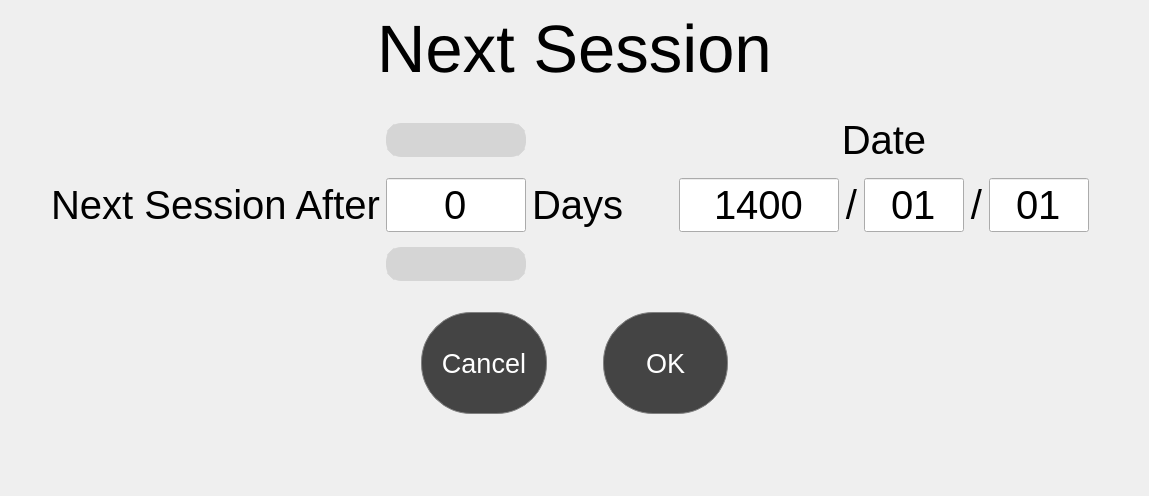
      <widget class="QWidget" name="nextSessionPage">
       <layout class="QVBoxLayout" name="verticalLayout_21">
        <item>
         <layout class="QVBoxLayout" name="verticalLayout_2" stretch="1,3,0,1">
          <property name="bottomMargin">
           <number>0</number>
          </property>
          <item>
           <layout class="QHBoxLayout" name="horizontalLayout_9">
            <item>
             <spacer name="horizontalSpacer_36">
              <property name="orientation">
               <enum>Qt::Horizontal</enum>
              </property>
              <property name="sizeHint" stdset="0">
               <size>
                <width>40</width>
                <height>20</height>
               </size>
              </property>
             </spacer>
            </item>
            <item>
             <widget class="QLabel" name="lblHeaderNextSession">
              <property name="font">
               <font>
                <family>Arial</family>
                <pointsize>50</pointsize>
               </font>
              </property>
              <property name="text">
               <string>Next Session</string>
              </property>
             </widget>
            </item>
            <item>
             <spacer name="horizontalSpacer_35">
              <property name="orientation">
               <enum>Qt::Horizontal</enum>
              </property>
              <property name="sizeHint" stdset="0">
               <size>
                <width>40</width>
                <height>20</height>
               </size>
              </property>
             </spacer>
            </item>
           </layout>
          </item>
          <item>
           <widget class="QFrame" name="nextSessionFrame">
            <property name="layoutDirection">
             <enum>Qt::LeftToRight</enum>
            </property>
            <property name="frameShape">
             <enum>QFrame::NoFrame</enum>
            </property>
            <property name="frameShadow">
             <enum>QFrame::Raised</enum>
            </property>
            <layout class="QVBoxLayout" name="verticalLayout_55">
             <property name="leftMargin">
              <number>0</number>
             </property>
             <property name="topMargin">
              <number>0</number>
             </property>
             <property name="rightMargin">
              <number>0</number>
             </property>
             <property name="bottomMargin">
              <number>0</number>
             </property>
             <item>
              <layout class="QVBoxLayout" name="verticalLayout_35">
               <property name="leftMargin">
                <number>0</number>
               </property>
               <property name="bottomMargin">
                <number>0</number>
               </property>
               <item>
                <layout class="QGridLayout" name="gridLayout_3" columnstretch="1,0,0,0,0,0,1">
                 <property name="rightMargin">
                  <number>0</number>
                 </property>
                 <item row="2" column="1">
                  <widget class="QLabel" name="lblDaysAfter">
                   <property name="font">
                    <font>
                     <family>Arial</family>
                     <pointsize>30</pointsize>
                    </font>
                   </property>
                   <property name="text">
                    <string>Next Session After</string>
                   </property>
                   <property name="alignment">
                    <set>Qt::AlignCenter</set>
                   </property>
                  </widget>
                 </item>
                 <item row="2" column="2">
                  <widget class="LineEdit" name="txtDays">
                   <property name="minimumSize">
                    <size>
                     <width>140</width>
                     <height>0</height>
                    </size>
                   </property>
                   <property name="maximumSize">
                    <size>
                     <width>140</width>
                     <height>16777215</height>
                    </size>
                   </property>
                   <property name="font">
                    <font>
                     <family>Arial</family>
                     <pointsize>30</pointsize>
                     <weight>50</weight>
                     <italic>false</italic>
                     <bold>false</bold>
                    </font>
                   </property>
                   <property name="styleSheet">
                    <string notr="true"/>
                   </property>
                   <property name="text">
                    <string>0</string>
                   </property>
                   <property name="alignment">
                    <set>Qt::AlignCenter</set>
                   </property>
                  </widget>
                 </item>
                 <item row="2" column="3">
                  <widget class="QLabel" name="lblDaysNS">
                   <property name="font">
                    <font>
                     <family>Arial</family>
                     <pointsize>30</pointsize>
                    </font>
                   </property>
                   <property name="text">
                    <string>Days</string>
                   </property>
                  </widget>
                 </item>
                 <item row="2" column="6">
                  <spacer name="horizontalSpacer_39">
                   <property name="orientation">
                    <enum>Qt::Horizontal</enum>
                   </property>
                   <property name="sizeHint" stdset="0">
                    <size>
                     <width>40</width>
                     <height>20</height>
                    </size>
                   </property>
                  </spacer>
                 </item>
                 <item row="3" column="2">
                  <widget class="QPushButton" name="btnDecDayNS">
                   <property name="styleSheet">
                    <string notr="true">QPushButton{
outline : 0;
background-color: rgb(213, 213, 213);
border-radius: 15px;
border: 10px solid rgb(213, 213, 213);
}

QPushButton:pressed{
background-color: rgb(0, 170, 255);
border: 10px solid rgb(0, 170, 255);
}
</string>
                   </property>
                   <property name="text">
                    <string/>
                   </property>
                   <property name="icon">
                    <iconset>
                     <normaloff>images/down.png</normaloff>images/down.png</iconset>
                   </property>
                   <property name="iconSize">
                    <size>
                     <width>80</width>
                     <height>80</height>
                    </size>
                   </property>
                  </widget>
                 </item>
                 <item row="2" column="4">
                  <spacer name="horizontalSpacer_40">
                   <property name="orientation">
                    <enum>Qt::Horizontal</enum>
                   </property>
                   <property name="sizeHint" stdset="0">
                    <size>
                     <width>40</width>
                     <height>20</height>
                    </size>
                   </property>
                  </spacer>
                 </item>
                 <item row="0" column="2">
                  <spacer name="verticalSpacer_2">
                   <property name="orientation">
                    <enum>Qt::Vertical</enum>
                   </property>
                   <property name="sizeHint" stdset="0">
                    <size>
                     <width>20</width>
                     <height>40</height>
                    </size>
                   </property>
                  </spacer>
                 </item>
                 <item row="2" column="0">
                  <spacer name="horizontalSpacer_37">
                   <property name="orientation">
                    <enum>Qt::Horizontal</enum>
                   </property>
                   <property name="sizeHint" stdset="0">
                    <size>
                     <width>40</width>
                     <height>20</height>
                    </size>
                   </property>
                  </spacer>
                 </item>
                 <item row="1" column="2">
                  <widget class="QPushButton" name="btnIncDayNS">
                   <property name="styleSheet">
                    <string notr="true">QPushButton{
outline : 0;
background-color: rgb(213, 213, 213);
border-radius: 15px;
border: 10px solid rgb(213, 213, 213);
}

QPushButton:pressed{
background-color: rgb(0, 170, 255);
border: 10px solid rgb(0, 170, 255);

}
</string>
                   </property>
                   <property name="text">
                    <string/>
                   </property>
                   <property name="icon">
                    <iconset>
                     <normaloff>images/up.png</normaloff>images/up.png</iconset>
                   </property>
                   <property name="iconSize">
                    <size>
                     <width>80</width>
                     <height>80</height>
                    </size>
                   </property>
                  </widget>
                 </item>
                 <item row="4" column="2">
                  <spacer name="verticalSpacer_32">
                   <property name="orientation">
                    <enum>Qt::Vertical</enum>
                   </property>
                   <property name="sizeHint" stdset="0">
                    <size>
                     <width>20</width>
                     <height>40</height>
                    </size>
                   </property>
                  </spacer>
                 </item>
                 <item row="1" column="5">
                  <widget class="QLabel" name="lblDate">
                   <property name="font">
                    <font>
                     <family>Arial</family>
                     <pointsize>30</pointsize>
                    </font>
                   </property>
                   <property name="text">
                    <string>Date</string>
                   </property>
                   <property name="alignment">
                    <set>Qt::AlignBottom|Qt::AlignHCenter</set>
                   </property>
                  </widget>
                 </item>
                 <item row="2" column="5">
                  <widget class="QFrame" name="nsDateFrame">
                   <layout class="QHBoxLayout" name="horizontalLayout_77">
                    <item>
                     <widget class="LineEdit" name="txtNsYear">
                      <property name="maximumSize">
                       <size>
                        <width>160</width>
                        <height>16777215</height>
                       </size>
                      </property>
                      <property name="font">
                       <font>
                        <family>Arial</family>
                        <pointsize>30</pointsize>
                       </font>
                      </property>
                      <property name="styleSheet">
                       <string notr="true"/>
                      </property>
                      <property name="text">
                       <string>1400</string>
                      </property>
                      <property name="maxLength">
                       <number>14</number>
                      </property>
                      <property name="cursorPosition">
                       <number>4</number>
                      </property>
                      <property name="alignment">
                       <set>Qt::AlignCenter</set>
                      </property>
                     </widget>
                    </item>
                    <item>
                     <widget class="QLabel" name="label_18">
                      <property name="font">
                       <font>
                        <family>Arial</family>
                        <pointsize>30</pointsize>
                       </font>
                      </property>
                      <property name="text">
                       <string>/</string>
                      </property>
                      <property name="alignment">
                       <set>Qt::AlignCenter</set>
                      </property>
                     </widget>
                    </item>
                    <item>
                     <widget class="LineEdit" name="txtNsMonth">
                      <property name="maximumSize">
                       <size>
                        <width>100</width>
                        <height>16777215</height>
                       </size>
                      </property>
                      <property name="font">
                       <font>
                        <family>Arial</family>
                        <pointsize>30</pointsize>
                       </font>
                      </property>
                      <property name="text">
                       <string>01</string>
                      </property>
                      <property name="alignment">
                       <set>Qt::AlignCenter</set>
                      </property>
                     </widget>
                    </item>
                    <item>
                     <widget class="QLabel" name="label_20">
                      <property name="font">
                       <font>
                        <family>Arial</family>
                        <pointsize>30</pointsize>
                       </font>
                      </property>
                      <property name="text">
                       <string>/</string>
                      </property>
                      <property name="alignment">
                       <set>Qt::AlignCenter</set>
                      </property>
                     </widget>
                    </item>
                    <item>
                     <widget class="LineEdit" name="txtNsDay">
                      <property name="maximumSize">
                       <size>
                        <width>100</width>
                        <height>16777215</height>
                       </size>
                      </property>
                      <property name="font">
                       <font>
                        <family>Arial</family>
                        <pointsize>30</pointsize>
                       </font>
                      </property>
                      <property name="text">
                       <string>01</string>
                      </property>
                      <property name="alignment">
                       <set>Qt::AlignCenter</set>
                      </property>
                     </widget>
                    </item>
                   </layout>
                  </widget>
                 </item>
                </layout>
               </item>
              </layout>
             </item>
            </layout>
           </widget>
          </item>
          <item>
           <layout class="QHBoxLayout" name="horizontalLayout_19" stretch="3,1,0,1,3">
            <property name="topMargin">
             <number>0</number>
            </property>
            <item>
             <spacer name="horizontalSpacer_41">
              <property name="orientation">
               <enum>Qt::Horizontal</enum>
              </property>
              <property name="sizeHint" stdset="0">
               <size>
                <width>40</width>
                <height>20</height>
               </size>
              </property>
             </spacer>
            </item>
            <item>
             <widget class="QPushButton" name="btnCancelNS">
              <property name="font">
               <font>
                <family>Arial</family>
                <pointsize>20</pointsize>
               </font>
              </property>
              <property name="styleSheet">
               <string notr="true">QPushButton {
background-color: rgb(68, 68, 68);
color:white;
min-height: 100px;
border-radius: 50px;
border: 1px solid gray;
margin: 0 5px 0 5px;
outline:0;
}
QPushButton:hover:!pressed{
background-color:rgb(77, 77, 77);
border: 1px solid white;
}</string>
              </property>
              <property name="text">
               <string>Cancel</string>
              </property>
             </widget>
            </item>
            <item>
             <spacer name="horizontalSpacer_43">
              <property name="orientation">
               <enum>Qt::Horizontal</enum>
              </property>
              <property name="sizeHint" stdset="0">
               <size>
                <width>40</width>
                <height>20</height>
               </size>
              </property>
             </spacer>
            </item>
            <item>
             <widget class="QPushButton" name="btnOkNS">
              <property name="font">
               <font>
                <family>Arial</family>
                <pointsize>20</pointsize>
               </font>
              </property>
              <property name="styleSheet">
               <string notr="true">QPushButton {
background-color: rgb(68, 68, 68);
color:white;
min-height: 100px;
border-radius: 50px;
border: 1px solid gray;
margin: 0 5px 0 5px;
outline:0;
}
QPushButton:hover:!pressed{
background-color:rgb(77, 77, 77);
border: 1px solid white;
}</string>
              </property>
              <property name="text">
               <string>OK</string>
              </property>
             </widget>
            </item>
            <item>
             <spacer name="horizontalSpacer_42">
              <property name="orientation">
               <enum>Qt::Horizontal</enum>
              </property>
              <property name="sizeHint" stdset="0">
               <size>
                <width>40</width>
                <height>20</height>
               </size>
              </property>
             </spacer>
            </item>
           </layout>
          </item>
          <item>
           <layout class="QVBoxLayout" name="verticalLayout_38">
            <item>
             <spacer name="verticalSpacer_34">
              <property name="orientation">
               <enum>Qt::Vertical</enum>
              </property>
              <property name="sizeHint" stdset="0">
               <size>
                <width>20</width>
                <height>40</height>
               </size>
              </property>
             </spacer>
            </item>
           </layout>
          </item>
         </layout>
        </item>
       </layout>
      </widget>
